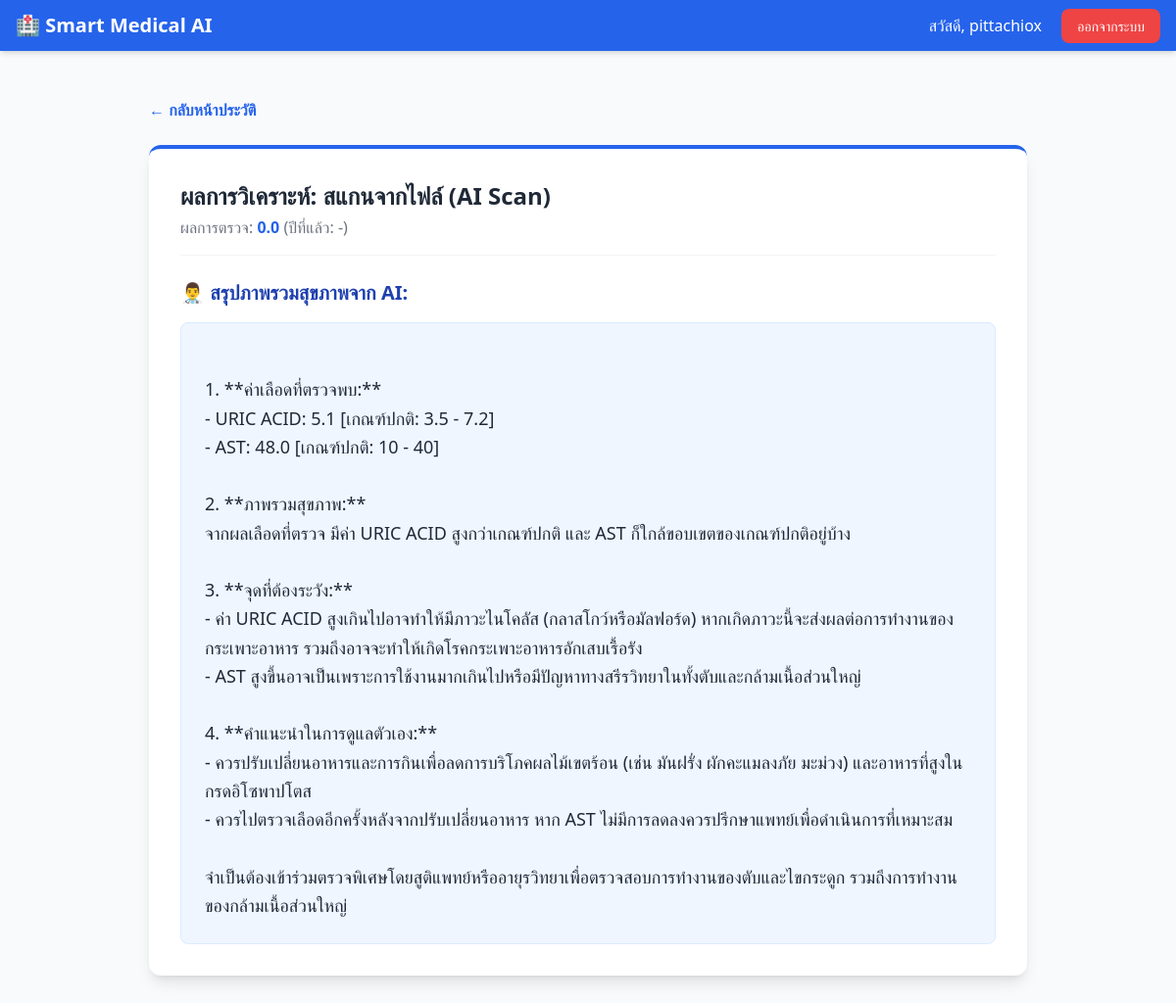
Page /record/34 (signed in) on the committed database.
### app.py (models this page shows)
class User(UserMixin, db.Model):
    id = db.Column(db.Integer, primary_key=True)
    username = db.Column(db.String(150), unique=True, nullable=False)
    password = db.Column(db.String(150), nullable=False)
    records = db.relationship('BloodRecord', backref='user', lazy=True)

class BloodRecord(db.Model):
    id = db.Column(db.Integer, primary_key=True)
    test_name = db.Column(db.String(50), nullable=False)
    current_value = db.Column(db.Float, nullable=False)
    previous_value = db.Column(db.Float, nullable=True)
    ai_analysis = db.Column(db.Text, nullable=False)
    user_id = db.Column(db.Integer, db.ForeignKey('user.id'), nullable=False)

### app.py (the view)
@app.route('/record/<int:record_id>')
@login_required
def view_record(record_id):
    record = BloodRecord.query.get_or_404(record_id)
    if record.user_id != current_user.id:
        flash('ไม่อนุญาตให้เข้าถึงข้อมูลนี้', 'error')
        return redirect(url_for('dashboard'))
    return render_template('view_record.html', record=record)

### app.py (called while the page is built)
@login_manager.user_loader
def load_user(user_id):
    return User.query.get(int(user_id))

### templates/view_record.html
{% extends "base.html" %}
{% block content %}
<div class="max-w-4xl mx-auto">
    <div class="mb-6 flex justify-between items-center">
        <a href="/dashboard" class="text-blue-600 hover:underline flex items-center gap-2 font-semibold">
            &larr; กลับหน้าประวัติ
        </a>
    </div>
    <div class="bg-white p-8 rounded-xl shadow-lg border-t-4 border-blue-600">
        <div class="flex items-center justify-between mb-6 pb-4 border-b border-gray-100">
            <div>
                <h1 class="text-2xl font-bold text-gray-800">ผลการวิเคราะห์: {{ record.test_name }}</h1>
                <p class="text-gray-500 mt-1">ผลการตรวจ: <span class="font-bold text-blue-600">{{ record.current_value
                        }}</span>
                    (ปีที่แล้ว: {{ record.previous_value or '-' }})</p>
            </div>
        </div>
        <h3 class="text-xl font-bold text-blue-800 mb-4">👨‍⚕️ สรุปภาพรวมสุขภาพจาก AI:</h3>
        <div
            class="text-gray-800 whitespace-pre-line leading-relaxed text-lg bg-blue-50 p-6 rounded-lg border border-blue-100">
            {{ record.ai_analysis }}
        </div>
    </div>
</div>
{% endblock %}

### templates/base.html (shortened to what this page needs)
<!DOCTYPE html>
<html lang="th">
<head>
    <script src="https://cdn.tailwindcss.com"></script>
</head>
<body class="bg-slate-50 min-h-screen">
    <nav class="bg-blue-600 text-white shadow-md">
        <div class="max-w-7xl mx-auto px-4 py-3 flex justify-between items-center">
            <a href="/" class="text-xl font-bold flex items-center gap-2">
                🏥 Smart Medical AI
            </a>
            <div>
                {% if current_user.is_authenticated %}
                <span class="mr-4">สวัสดี, {{ current_user.username }}</span>
                <a href="{{ url_for('logout') }}"
                    class="bg-red-500 hover:bg-red-600 px-4 py-2 rounded-lg text-sm transition">ออกจากระบบ</a>
                {% else %}
                <a href="{{ url_for('login') }}" class="hover:text-blue-200 mr-4">เข้าสู่ระบบ</a>
                <a href="{{ url_for('register') }}"
                    class="bg-white text-blue-600 px-4 py-2 rounded-lg text-sm font-bold transition hover:bg-gray-100">สมัครสมาชิก</a>
                {% endif %}
            </div>
        </div>
    </nav>
    <main class="max-w-7xl mx-auto px-4 py-8">
        {% block content %}{% endblock %}
    </main>
</body>
</html>

### rows in the picture
User: username "pittachiox"
BloodRecord: test_name "สแกนจากไฟล์ (AI Scan)", current_value "0.0", previous_value "-", ai_analysis "1. **ค่าเลือดที่ตรวจพบ:** - URIC ACID: 5.1 [เกณฑ์ปกติ: 3.5 - 7.2] - AST: 48.0 [เกณฑ์ปกติ: 10 - 40] 2. **ภาพรวมสุขภาพ:** จากผลเลือดที่ตรวจ มีค่า URIC ACID สูงกว่าเกณฑ์ปกติ และ AST ก็ใกล้ขอบเขตของเกณฑ์ปกติอยู่บ้าง 3. **จุดที่ต้องระวัง:** - ค่า URIC ACID สูงเกินไปอาจทำให้มีภาวะไนโคลัส (กลาสโกว์หรือมัลฟอร์ด) หากเกิดภาวะนี้จะส่งผลต่อการทำงานของกระเพาะอาหาร รวมถึงอาจจะทำให้เกิดโรคกระเพาะอาหารอักเสบเรื้อรัง - AST สูงขึ้นอาจเป็นเพราะการใช้งานมากเกินไปหรือมีปัญหาทางสรีรวิทยาในทั้งตับและกล้ามเนื้อส่วนใหญ่ 4. **คำแนะนำในการดูแลตัวเอง:** - ควรปรับเปลี่ยนอาหารและการกินเพื่อลดการบริโภคผลไม้เขตร้อน (เช่น มันฝรั่ง ผักคะแมลงภัย มะม่วง) และอาหารที่สูงในกรดอิโซพาปโตส -…"
